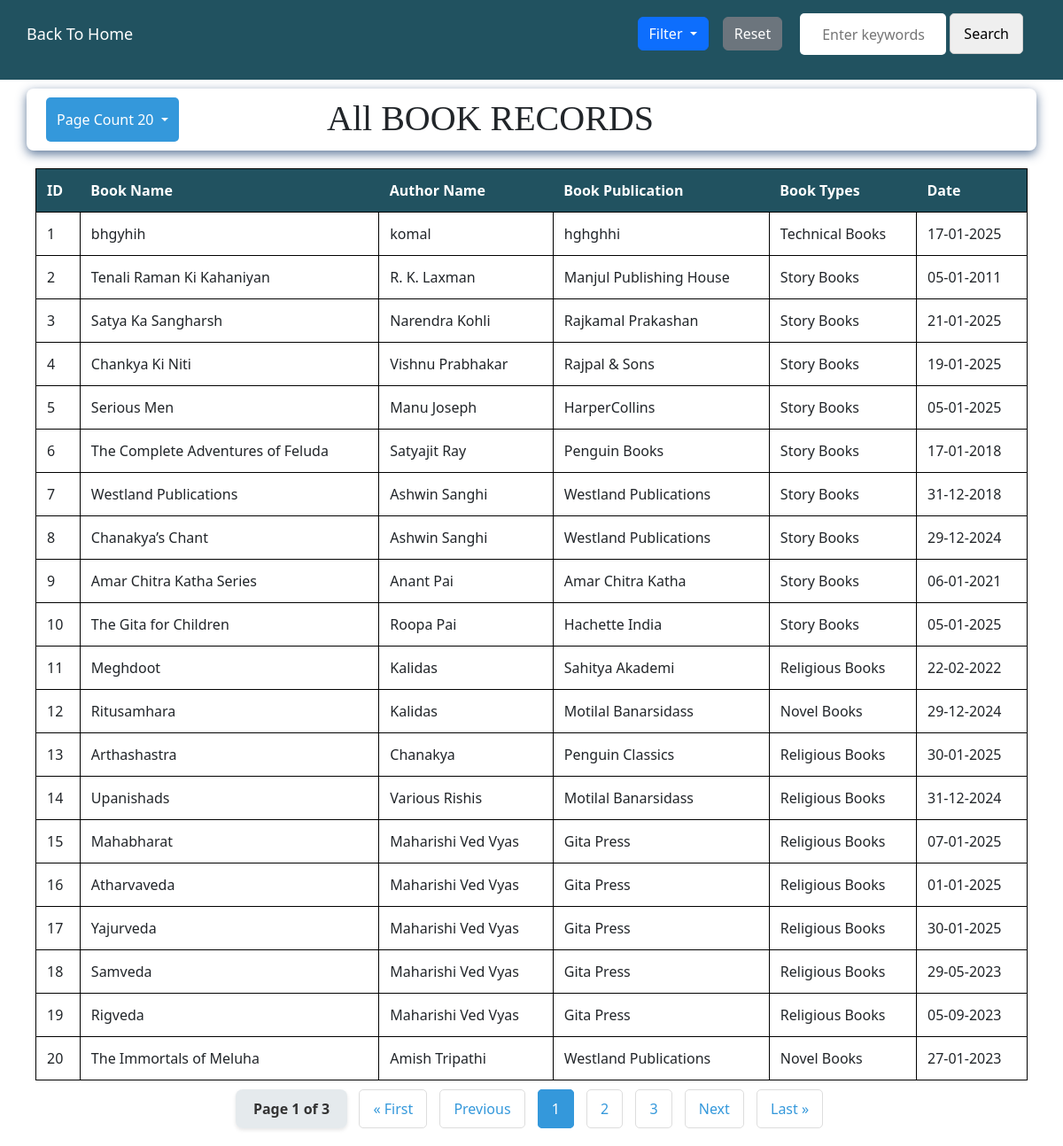
The app's page /allrecords?records_per_page=20&search=&filter= with its own data.
### myapp/models.py (models this page shows, shortened)
class user(models.Model):
    id = models.AutoField(primary_key=True)
    book= models.CharField(max_length=30)
    author= models.CharField(max_length=30)
    publication= models.CharField(max_length=45)
    booktypes = models.CharField(max_length=45)
    date= models.DateField()
    updated_at = models.DateTimeField(auto_now=True)
    class Meta:
        ordering = ['-id']  # Default ordering by ID

### myapp/views.py (the view, shortened to what this page needs)
# urls.py: path('allrecords', views.allrecords, name='allrecords'),
def allrecords(request):
    query = request.GET.get('search', '')  # Get the search keyword from the input field
    filter_option = request.GET.get('filter', '')
    try:
        records_per_page = int(request.GET.get('records_per_page', 5))  # Default to 5 if not set or invalid
    except ValueError:
        records_per_page = 5  # Fallback to default if conversion fails
    users = user.objects.all().order_by('-id')  # Fetch all tasks
    if filter_option == 'published_before_2024':  # Published Before 2024
        users = users.filter(date__lt='2024-01-01')
    elif filter_option == 'published_after_2024':  # Published After 2024
        users = users.filter(date__gte='2024-01-01')
    elif filter_option == 'Religious Books':  # Filter by Religious book type
        users = users.filter(booktypes__icontains='Religious Books')
    elif filter_option == 'Technical Books':  # Filter by technical Books book type
        users = users.filter(booktypes__icontains='Technical Books')
    elif filter_option == 'Novel Books':  # Filter by Novel Books book type
        users = users.filter(booktypes__icontains='Novel Books')
    elif filter_option == 'Story Books':  # Filter by Novel Books book type
        users = users.filter(booktypes__icontains='Story Books')
    records_per_page = int(request.GET.get('records_per_page', 5))  # Default is 5 if no value is provided
    paginator = Paginator(users, records_per_page)  # Records per page based on user selection
    page_number = request.GET.get('page')  # Get the current page number from the query params
    page_obj = paginator.get_page(page_number)  # Get the tasks for the current page
    for idx, user_obj in enumerate(page_obj.object_list, start=1):
        user_obj.display_id = idx
    start_index = (page_obj.number - 1 )* records_per_page
    return render(request, 'allrecords.html', {
        'users': page_obj,
        'search': query,
        'filter': filter_option,
        'records_per_page': records_per_page,
        'start_index': start_index})

### myapp/templates/allrecords.html (shortened to what this page needs)
<!DOCTYPE html>
<html lang="en">
<head>
</head>
<body>
    <nav style="height: 90px;">
        <div  style="display: flex; align-items: center; gap: 20px;">
            <a href="{% url 'index' %}" style="margin-bottom: 40px;  margin-right: 10px;">Back To Home</a>
            <form action="{% url 'allrecords' %}" method="get" style="display: flex; align-items: center; gap: 10px; margin-left: auto;">
                    <div class="d-flex justify-content-center">
                        <div class="dropdown dropdown-hover me-3">
                            <button data-bs-toggle="dropdown"
                                class="btn btn-primary dropdown-toggle" type="button" id="dropdownMenuButton"
                                data-mdb-toggle="dropdown" aria-expanded="false">
                                Filter
                            </button>
                        </div>
                        <button type="button" class="btn btn-secondary" style="margin-bottom: 10px;" onclick="window.location.href='/allrecords'">
                            Reset
                        </button>
                    </div>
            </form>
            <form action="{% url 'index' %}" method="get"onsubmit="disableSearchButton()">
                <input type="text" style="width: 165px; height: 47px; border-radius: 5px; border: none; padding-left: 25px;" id="searchInput"
                 placeholder="Enter keywords" name="search" value="{{ search }}" required> &nbsp;
                <input type="submit" id="searchButton" value="Search">
            </form>
        </div>
    </nav>
    <div class="container" style="height: 70px;">
        <form action="{% url 'allrecords' %}" method="get" class="mb-4">
            <div class="dropdown dropdown-hover me-3" style="margin-left: 10px;">
                    <button data-bs-toggle="dropdown" class="btn btn-secondary dropdown-toggle" type="button"
                    id="dropdownMenuButton" style="background-color: white; color: white; background-color: #3498db; margin-bottom: 10px; height: 50px; border: none; border-radius: 5px;"
                    data-mdb-toggle="dropdown" aria-expanded="false">
                    Page Count  {{ records_per_page|default:5 }}
                </button>&nbsp;&nbsp;
            </div>
            <h1 style="margin-right: 420px; font-family: 'Times New Roman', Times, serif;">All BOOK RECORDS</h1>
        </form>
    </div>
    {% if not users %}
    <p style="text-align: center; color: #888;">No records found. Try adjusting your filters or search terms.</p>
    {% else %}
        <div class="table-container" style="margin-left: 40px; margin-right: 40px;">
            <table style="border: 1px solid black; border-collapse: collapse;">
                <thead>
                    <tr style="border: 1px solid black; border-collapse: collapse;">
                        <th>ID</th>
                        <th>Book Name</th>
                        <th>Author Name</th>
                        <th>Book Publication</th>
                        <th>Book Types</th>
                        <th>Date</th>
                    </tr>
                </thead>
                <tbody>
                    {% for i in users %}
                    <tr style="border: 1px solid black; border-collapse: collapse;">
                        <td scope="row" style="border: 1px solid black; border-collapse: collapse;">{{ users.start_index|add:forloop.counter0 }}</td>
                        <td style="border: 1px solid black; border-collapse: collapse;">{{ i.book }}</td>
                        <td style="border: 1px solid black; border-collapse: collapse;">{{ i.author }}</td>
                        <td style="border: 1px solid black; border-collapse: collapse;">{{ i.publication }}</td>
                        <td style="border: 1px solid black; border-collapse: collapse;">{{ i.booktypes }}</td>
                        <td style="border: 1px solid black; border-collapse: collapse;">{{ i.date|date:'d-m-Y' }}</td>
                    </tr>
                    {% endfor %}
                </tbody>
            </table>
        </div>
<div class="pagination">
    <div class="page-info" style="margin-top: -10px;">
        Page {{ users.number }} of {{ users.paginator.num_pages }}
    </div>
    <div class="pagination-links">
    {% if users.has_previous %}
        <a href="?page=1&search={{ search }}&filter={{ filter }}&records_per_page={{ records_per_page }}">« First</a>
        <a href="?page={{ users.previous_page_number }}&search={{ search }}&filter={{ filter }}&records_per_page={{ records_per_page }}">Previous</a>
    {% else %}
        <a class="disabled">« First</a>
        <a class="disabled">Previous</a>
        {% endif %}
        {% for num in users.paginator.page_range %}
        {% if users.number == num %}
        <a class="active">{{ num }}</a>
        {% else %}
            <a href="?page={{ num }}&search={{ search }}&filter={{ filter }}&records_per_page={{ records_per_page }}">{{ num }}</a>
            {% endif %}
    {% endfor %}
    {% if users.has_next %}
        <a href="?page={{ users.next_page_number }}&search={{ search }}&filter={{ filter }}&records_per_page={{ records_per_page }}">Next</a>
        <a href="?page={{ users.paginator.num_pages }}&search={{ search }}&filter={{ filter }}&records_per_page={{ records_per_page }}">Last »</a>
    {% else %}
        <a class="disabled">Next</a>
        <a class="disabled">Last »</a>
        {% endif %}
    </div>
</div>
{% endif %}
<link href="https://cdn.jsdelivr.net/npm/bootstrap@5.3.0-alpha1/dist/css/bootstrap.min.css" rel="stylesheet">
<link href="https://cdn.jsdelivr.net/npm/bootstrap@5.3.0/dist/css/bootstrap.min.css" rel="stylesheet">
</body>
</html>

### myapp/templates/allrecords.html (style rules this page uses)
body { font-family: Arial, sans-serif; margin: 0; padding: 0; background-color: #f4f4f9; }
nav { background-color: #215260; padding: 15px 30px; color: white; }
nav a { color: white; text-decoration: none; margin-right: 30px; font-size: 18px; }
.container { width: 80%; margin: 10px auto; background-color: white; padding: 10px; border-radius: 8px; box-shadow: 0 4px 12px rgba(68, 99, 138, 0.864); }
h1 { color: #34495e; text-align: center; margin-bottom: 20px; }
form { display: flex; justify-content: space-between; margin-bottom: 30px; flex-wrap: wrap; }
input[type="search"], select, input[type="submit"], .reset-btn { padding: 10px 15px; font-size: 16px; margin-right: 15px; margin-bottom: 10px; border-radius: 5px; border: 1px solid #ccc; }
table { width: 100%; border-collapse: collapse; margin-top: 20px; }
th, td { padding: 12px; text-align: left; border-bottom: 1px solid #ddd; }
th { background-color: #215260; color: white; }
.btn, .btn-danger { padding: 8px 16px; color: white; text-decoration: none; border-radius: 4px; }
.btn { background-color: #0911aa; }
.pagination { display: flex; justify-content: center; list-style-type: none; padding: 0; margin-top: 30px; }
.pagination { display: flex; justify-content: center; margin: 20px 0; }
.pagination a { color: #3498db; text-decoration: none; padding: 10px 15px; border: 1px solid #ddd; margin: 0 5px; border-radius: 5px; }
.pagination a.active { background-color: #3498db; color: white; border-color: #3498db; }
.page-info { font-size: 16px; font-weight: 600; color: #333; background-color:rgba(186, 200, 208, 0.382); padding: 10px 20px; border-radius: 8px; box-shadow: 0 2px 4px rgba(0, 0, 0, 0.1); text-align: center; }

### records on screen
user: start_index|add "1", book "bhgyhih", author "komal", publication "hghghhi", booktypes "Technical Books", date "17-01-2025"
user: start_index|add "2", book "Tenali Raman Ki Kahaniyan", author "R. K. Laxman", publication "Manjul Publishing House", booktypes "Story Books", date "05-01-2011"
user: start_index|add "3", book "Satya Ka Sangharsh", author "Narendra Kohli", publication "Rajkamal Prakashan", booktypes "Story Books", date "21-01-2025"
user: start_index|add "4", book "Chankya Ki Niti", author "Vishnu Prabhakar", publication "Rajpal & Sons", booktypes "Story Books", date "19-01-2025"
user: start_index|add "5", book "Serious Men", author "Manu Joseph", publication "HarperCollins", booktypes "Story Books", date "05-01-2025"
user: start_index|add "6", book "The Complete Adventures of Feluda", author "Satyajit Ray", publication "Penguin Books", booktypes "Story Books", date "17-01-2018"
user: start_index|add "7", book "Westland Publications", author "Ashwin Sanghi", publication "Westland Publications", booktypes "Story Books", date "31-12-2018"
user: start_index|add "8", book "Chanakya’s Chant", author "Ashwin Sanghi", publication "Westland Publications", booktypes "Story Books", date "29-12-2024"
user: start_index|add "9", book "Amar Chitra Katha Series", author "Anant Pai", publication "Amar Chitra Katha", booktypes "Story Books", date "06-01-2021"
user: start_index|add "10", book "The Gita for Children", author "Roopa Pai", publication "Hachette India", booktypes "Story Books", date "05-01-2025"
user: start_index|add "11", book "Meghdoot", author "Kalidas", publication "Sahitya Akademi", booktypes "Religious Books", date "22-02-2022"
user: start_index|add "12", book "Ritusamhara", author "Kalidas", publication "Motilal Banarsidass", booktypes "Novel Books", date "29-12-2024"
user: start_index|add "13", book "Arthashastra", author "Chanakya", publication "Penguin Classics", booktypes "Religious Books", date "30-01-2025"
user: start_index|add "14", book "Upanishads", author "Various Rishis", publication "Motilal Banarsidass", booktypes "Religious Books", date "31-12-2024"
user: start_index|add "15", book "Mahabharat", author "Maharishi Ved Vyas", publication "Gita Press", booktypes "Religious Books", date "07-01-2025"
user: start_index|add "16", book "Atharvaveda", author "Maharishi Ved Vyas", publication "Gita Press", booktypes "Religious Books", date "01-01-2025"
user: start_index|add "17", book "Yajurveda", author "Maharishi Ved Vyas", publication "Gita Press", booktypes "Religious Books", date "30-01-2025"
user: start_index|add "18", book "Samveda", author "Maharishi Ved Vyas", publication "Gita Press", booktypes "Religious Books", date "29-05-2023"
user: start_index|add "19", book "Rigveda", author "Maharishi Ved Vyas", publication "Gita Press", booktypes "Religious Books", date "05-09-2023"
user: start_index|add "20", book "The Immortals of Meluha", author "Amish Tripathi", publication "Westland Publications", booktypes "Novel Books", date "27-01-2023"

### other values on screen
{{ records_per_page|default:5 }} "20"
{{ users.number }} "1"
{{ users.paginator.num_pages }} "3"
{{ num }} "1"
{{ num }} "2" "3"
